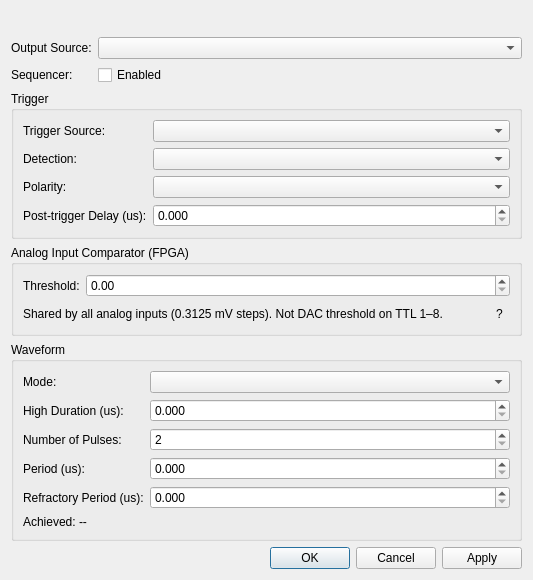
<?xml version="1.0" encoding="UTF-8"?>
<ui version="4.0">
 <class>DigOutDialog</class>
 <widget class="QDialog" name="DigOutDialog">
  <property name="windowTitle">
   <string>Digital Output Parameters</string>
  </property>
  <layout class="QVBoxLayout" name="verticalLayout">
   <item>
    <widget class="QWidget" name="figurePlaceholder" native="true"/>
   </item>
   <item>
    <widget class="QLabel" name="thresholdOwnershipLabel">
     <property name="visible"><bool>false</bool></property>
     <property name="wordWrap"><bool>true</bool></property>
    </widget>
   </item>
   <item>
    <layout class="QFormLayout" name="sourceForm">
     <item row="0" column="0"><widget class="QLabel" name="sourceLabel"><property name="text"><string>Output Source:</string></property></widget></item>
     <item row="0" column="1"><widget class="QComboBox" name="sourceComboBox"/></item>
     <item row="1" column="0"><widget class="QLabel" name="enableLabel"><property name="text"><string>Sequencer:</string></property></widget></item>
     <item row="1" column="1"><widget class="QCheckBox" name="enabledCheckBox"><property name="text"><string>Enabled</string></property></widget></item>
    </layout>
   </item>
   <item>
    <widget class="QGroupBox" name="triggerGroupBox">
     <property name="title"><string>Trigger</string></property>
     <layout class="QFormLayout" name="triggerForm">
      <item row="0" column="0"><widget class="QLabel" name="triggerSourceLabel"><property name="text"><string>Trigger Source:</string></property></widget></item>
      <item row="0" column="1"><widget class="QComboBox" name="triggerSourceComboBox"/></item>
      <item row="1" column="0"><widget class="QLabel" name="edgeLabel"><property name="text"><string>Detection:</string></property></widget></item>
      <item row="1" column="1"><widget class="QComboBox" name="edgeComboBox"/></item>
      <item row="2" column="0"><widget class="QLabel" name="polarityLabel"><property name="text"><string>Polarity:</string></property></widget></item>
      <item row="2" column="1"><widget class="QComboBox" name="polarityComboBox"/></item>
      <item row="3" column="0"><widget class="QLabel" name="delayLabel"><property name="text"><string>Post-trigger Delay (us):</string></property></widget></item>
      <item row="3" column="1"><widget class="QDoubleSpinBox" name="delaySpinBox"><property name="maximum"><double>500000.000000000000000</double></property><property name="decimals"><number>3</number></property></widget></item>
     </layout>
    </widget>
   </item>
   <item>
    <widget class="QGroupBox" name="analogComparatorGroupBox">
     <property name="title"><string>Analog Input Comparator (FPGA)</string></property>
     <property name="visible"><bool>false</bool></property>
     <layout class="QVBoxLayout" name="analogComparatorLayout">
      <item>
       <layout class="QFormLayout" name="analogComparatorForm">
        <item row="0" column="0"><widget class="QLabel" name="analogThresholdLabel"><property name="text"><string>Threshold:</string></property></widget></item>
        <item row="0" column="1"><widget class="QDoubleSpinBox" name="analogThresholdSpinBox"/></item>
       </layout>
      </item>
      <item>
       <layout class="QHBoxLayout" name="analogComparatorSummaryRow">
        <item><widget class="QLabel" name="analogThresholdSummaryLabel"><property name="text"><string>Shared by all analog inputs (0.3125 mV steps). Not DAC threshold on TTL 1–8.</string></property></widget></item>
        <item><spacer name="analogComparatorSummarySpacer"><property name="orientation"><enum>Qt::Horizontal</enum></property><property name="sizeHint" stdset="0"><size><width>40</width><height>20</height></size></property></spacer></item>
        <item><widget class="QToolButton" name="analogThresholdHelpButton"><property name="text"><string>?</string></property><property name="autoRaise"><bool>true</bool></property></widget></item>
       </layout>
      </item>
     </layout>
    </widget>
   </item>
   <item>
    <widget class="QGroupBox" name="waveformGroupBox">
     <property name="title"><string>Waveform</string></property>
     <layout class="QFormLayout" name="waveformForm">
      <item row="0" column="0"><widget class="QLabel" name="modeLabel"><property name="text"><string>Mode:</string></property></widget></item>
      <item row="0" column="1"><widget class="QComboBox" name="modeComboBox"/></item>
      <item row="1" column="0"><widget class="QLabel" name="durationLabel"><property name="text"><string>High Duration (us):</string></property></widget></item>
      <item row="1" column="1"><widget class="QDoubleSpinBox" name="durationSpinBox"><property name="maximum"><double>1000000.000000000000000</double></property><property name="decimals"><number>3</number></property></widget></item>
      <item row="2" column="0"><widget class="QLabel" name="pulseCountLabel"><property name="text"><string>Number of Pulses:</string></property></widget></item>
      <item row="2" column="1"><widget class="QSpinBox" name="pulseCountSpinBox"><property name="minimum"><number>2</number></property><property name="maximum"><number>256</number></property></widget></item>
      <item row="3" column="0"><widget class="QLabel" name="periodLabel"><property name="text"><string>Period (us):</string></property></widget></item>
      <item row="3" column="1"><widget class="QDoubleSpinBox" name="periodSpinBox"><property name="maximum"><double>1000000.000000000000000</double></property><property name="decimals"><number>3</number></property></widget></item>
      <item row="4" column="0"><widget class="QLabel" name="refractoryLabel"><property name="text"><string>Refractory Period (us):</string></property></widget></item>
      <item row="4" column="1"><widget class="QDoubleSpinBox" name="refractorySpinBox"><property name="maximum"><double>1000000.000000000000000</double></property><property name="decimals"><number>3</number></property></widget></item>
      <item row="5" column="0" colspan="2"><widget class="QLabel" name="achievedLabel"><property name="text"><string>Achieved: --</string></property></widget></item>
     </layout>
    </widget>
   </item>
   <item>
    <widget class="QDialogButtonBox" name="buttonBox">
     <property name="standardButtons">
      <set>QDialogButtonBox::Apply|QDialogButtonBox::Cancel|QDialogButtonBox::Ok</set>
     </property>
    </widget>
   </item>
  </layout>
 </widget>
 <resources/>
 <connections/>
</ui>
